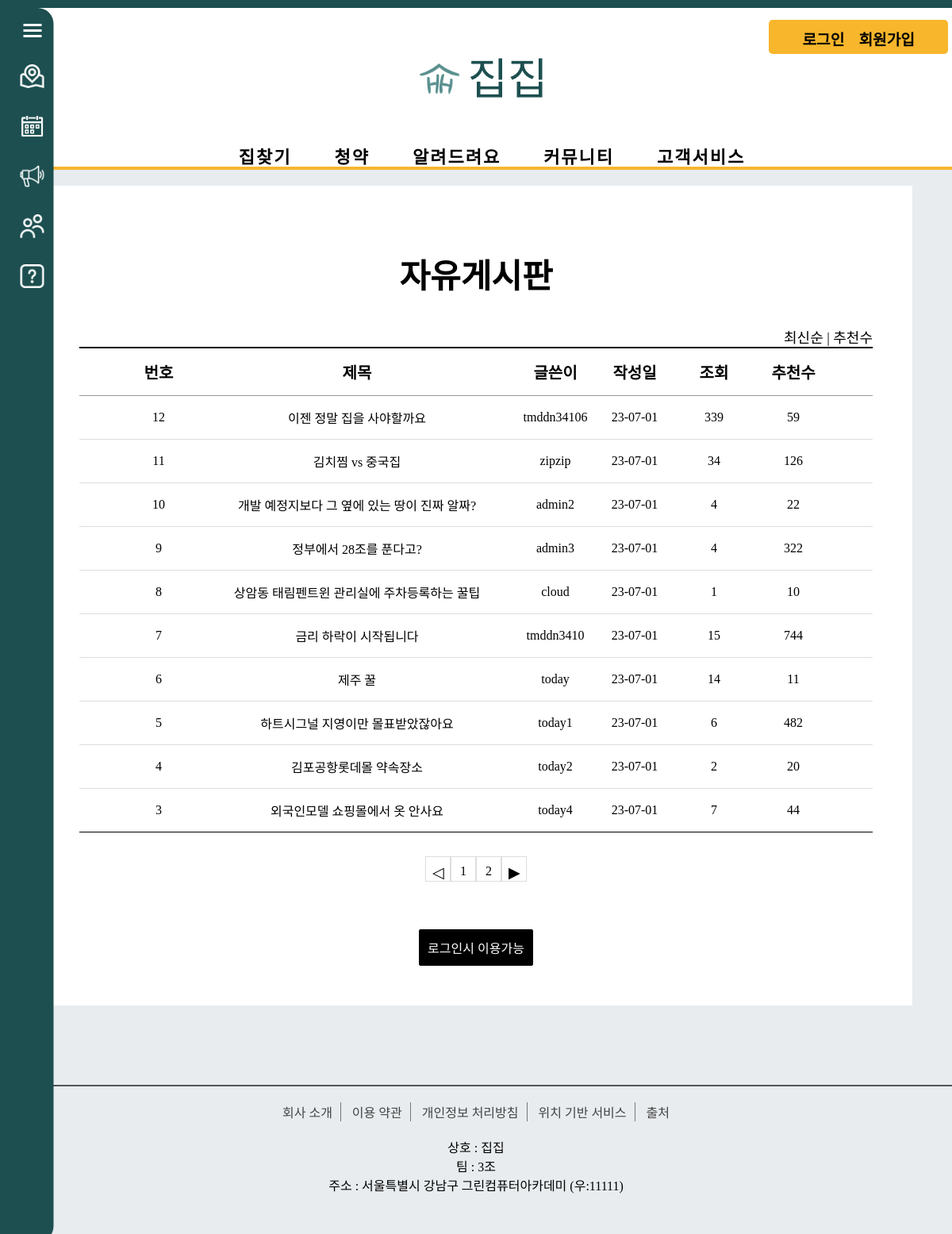
The app's page /community/board_free/, older data.
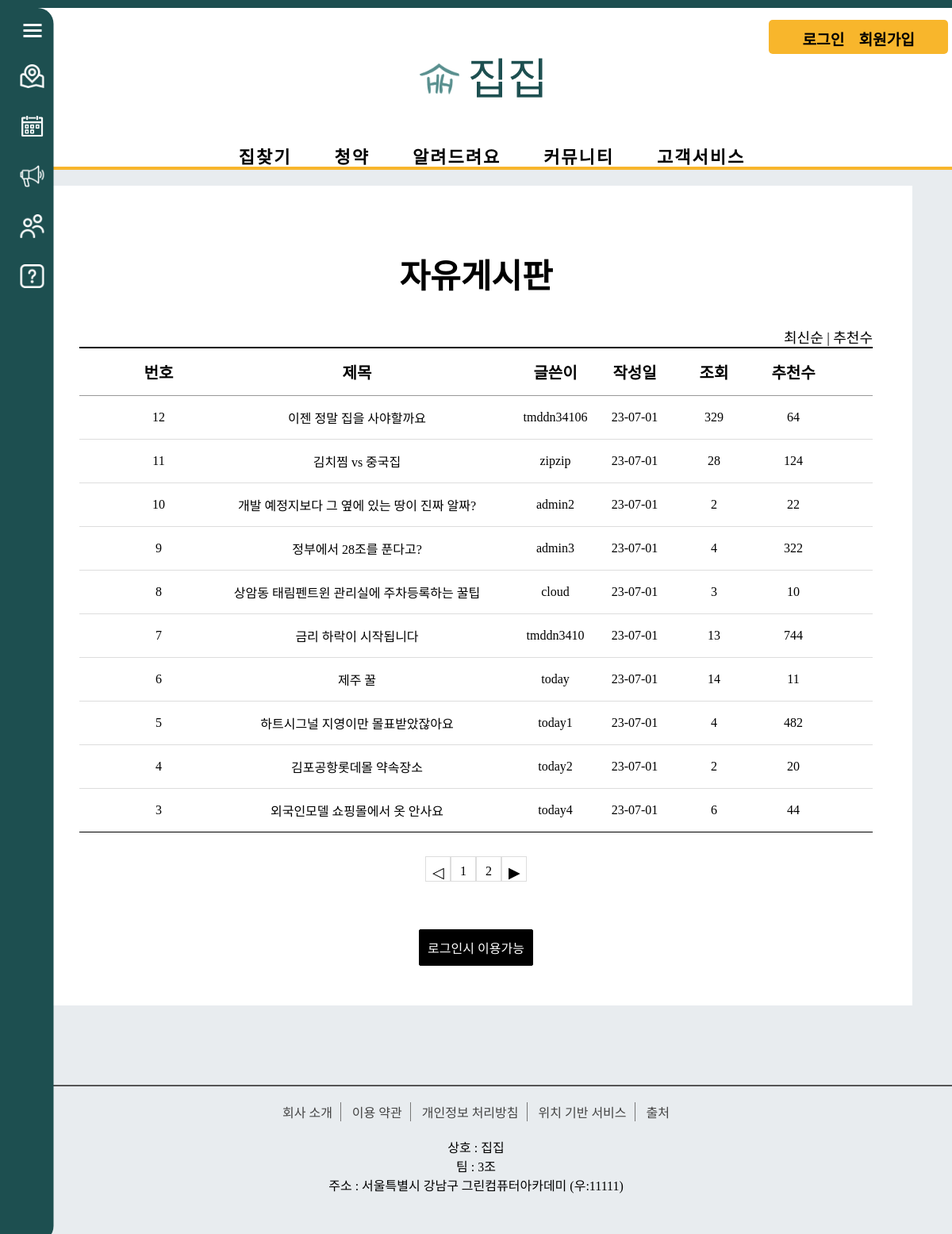
The same page, newer data.
### community/models.py (models this page shows, shortened)
class Free_Board(models.Model):
    b_title = models.CharField(max_length=100)
    b_content = models.TextField()
    user = models.ForeignKey(User, on_delete=models.CASCADE)
    b_regdate = models.DateTimeField()
    b_modifydate = models.DateTimeField(null=True, blank=True)
    b_hit = models.IntegerField(default=0)
    b_recommend = models.IntegerField(default=0)

### community/views.py (the view)
# urls.py: path('board_free/', views.board_free, name='free'),  # 자유게시판
def board_free(request):
    question_list = Free_Board.objects.order_by('-b_regdate')
    page = request.GET.get('page', '1')
    paginator = Paginator(question_list, 10)
    text = paginator.get_page(page)
    context = {'question_list': text}
    return render(request, 'community/board_free/board_free.html', context) # 자유게시판

### templates/community/board_free/board_free.html (shortened to what this page needs)
<!DOCTYPE html>
{% load static %}
<html lang="en">
<head>
    <link rel="stylesheet" href="{% static 'css/board/css.css' %}">
</head>
<body>
{% include 'poll/sidebar.html' %}
{% include 'poll/header.html' %}
<div class="board_wrap">
    <div class="board_title">
        <strong>자유게시판</strong>
        <div class="board_title_takes">
            <a href="{% url 'community:free' %}">최신순</a> |
            <a href="{% url 'community:free_recommend' %}">추천수</a>
        </div>
    </div>
    <div class="board_list_wrap">
        <div class="board_list">
            <div class="top">
                <div class="num">번호</div>
                <div class="title">제목</div>
                <div class="writer">글쓴이</div>
                <div class="date">작성일</div>
                <div class="count">조회</div>
                <div class="recommend">추천수</div>
            </div>
            {% for question in question_list %}
            <div>
                <div class="num">{{ question.id }}</div>
                <div class="title">
                    <a href="{% url 'community:detail' question.id %}">{{ question.b_title }}
                    </a>
                </div>
                <div class="writer">{{ question.user }}</div>
                <div class="date">{{ question.b_regdate|date:"y-m-d"}}</div>
                <div class="count">{{ question.b_hit }}</div>
                <div class="recommend">{{ question.b_recommend }}</div>
            </div>
            {% endfor %}
        </div>
        <ul class="board_page">
            {% if question_list.has_previous %}
            <li class="bt first">
                <a class="bt prev" href="?page={{ question_list.previous_page_number }}">◀</a>
            </li>
            {% else %}
            <li class="page-item disabled">
                <a class="bt prev">◁</a>
            </li>
            {% endif %}
            {% for page_number in question_list.paginator.page_range %}
            {% if question_list.number == page_number %}
            <li class="page-item active">
                <a class="num">{{ page_number }}</a>
            </li>
            {% else %}
            <li class="page-item">
                <a class="num" href="?page={{ page_number }}">{{ page_number }}</a>
            </li>
            {% endif %}
            {% endfor %}
            {% if question_list.has_next %}
            <li class="page-item">
                <a class="bt last" href="?page={{ question_list.next_page_number }}">▶</a>
            </li>
            {% else %}
            <li class="page-item disabled">
                <a class="bt last">▷</a>
            </li>
            {% endif %}
        </ul>
       <div class="bt_wrap">
        {% if user.is_authenticated %}
        <a href="{% url 'community:write' %}" class="on">등록</a>
        {% else %}
        <a href="{% url 'common:signin' %}" class="on">로그인시 이용가능</a>
        {% endif %}
        </div>
    </div>
</div>
{% include 'poll/footer.html' %}
</body>
</html>

Row changes from the older to the newer data that the page shows:
changed Free_Board "이젠 정말 집을 사야할까요": b_hit "339" → "329"; b_recommend "59" → "64"
changed Free_Board "김치찜 vs 중국집": b_hit "34" → "28"; b_recommend "126" → "124"
changed Free_Board "개발 예정지보다 그 옆에 있는 땅이 진짜 알짜?": b_hit "4" → "2"
changed Free_Board "상암동 태림펜트윈 관리실에 주차등록하는 꿀팁": b_hit "1" → "3"
changed Free_Board "금리 하락이 시작됩니다": b_hit "15" → "13"
changed Free_Board "하트시그널 지영이만 몰표받았잖아요": b_hit "6" → "4"
changed Free_Board "외국인모델 쇼핑몰에서 옷 안사요": b_hit "7" → "6"
